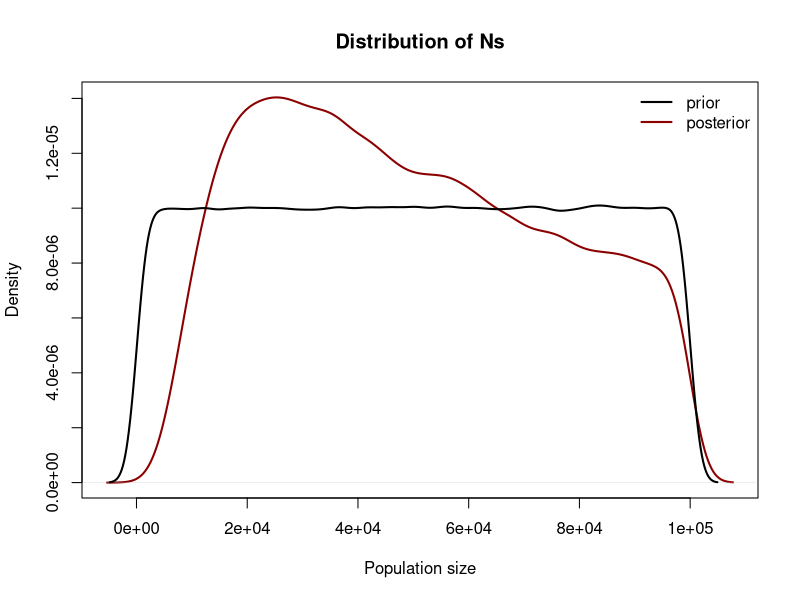
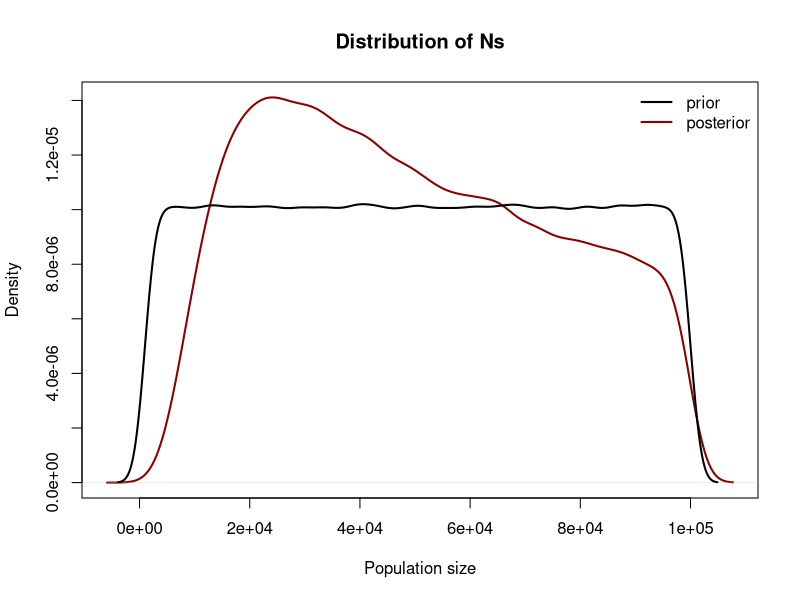
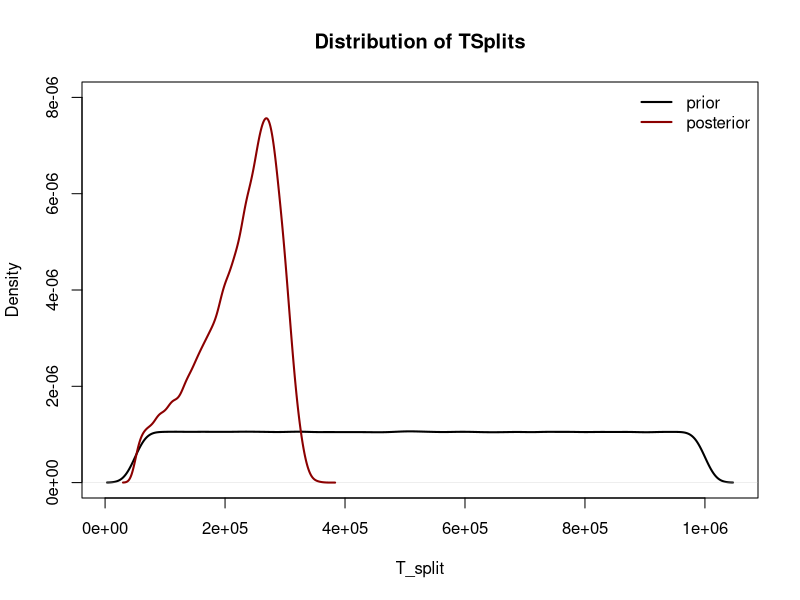
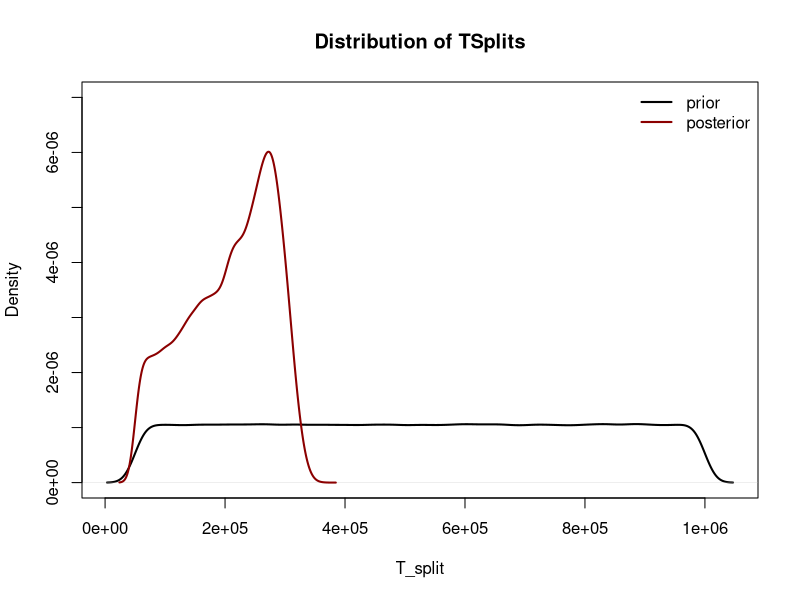
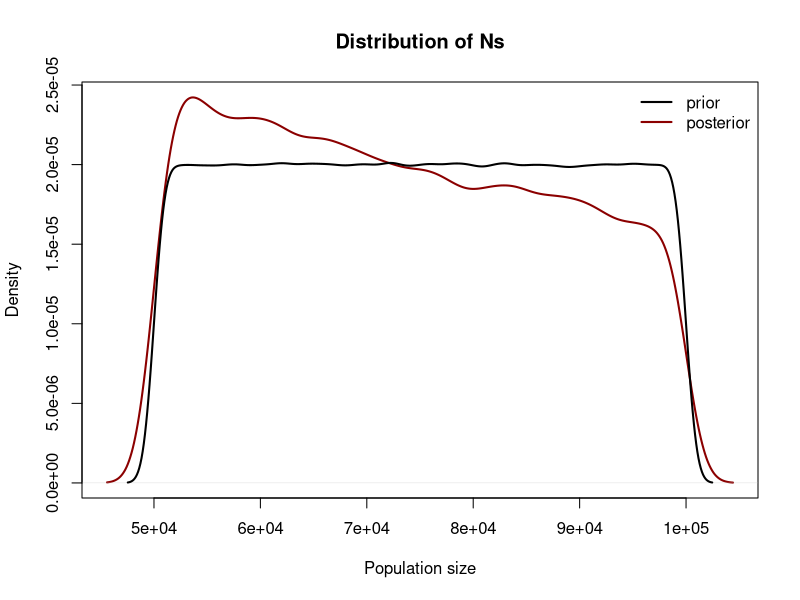

Generate these figures, in order, with R:
## ---- chunk 1

generate_snp_counts <- function(reps = 1e6, min_n = 100, max_n = 100000, mu = 1e-8, 
                                bps = 100000, autosome = F, observed_snps = 50) {
  
  # Part A: Draw Ns from distribution --------
  if(!autosome) {
    N <- runif(reps, min_n, max_n)
  } else { # If an autosome, we are working on estimating 2N- think about this more
    N <- runif(reps, 2*min_n, 2*max_n) 
  }
  
  # Part B: For each value of N, simulate a TMRCA.
  rates <- 1/N
  coal_times <- rexp(reps, rates)
  net_mutation_rates <- 2*mu*bps*coal_times
  
  # Part C: For each TMRCA, add a Poisson distributed number of mutations
  num_snps <- rpois(reps, net_mutation_rates)
  lineages <- cbind(N, coal_times, num_snps)
  
  # Part D: d) We now need to decide which of the million draws from the priors to accept 
             # i.e. which are "close enough". Here, close enough is defined as 45 - 55
  accept <- subset(lineages, lineages[,3] >= 0.9*observed_snps & lineages[,3] <= 1.1*observed_snps)
  
  # Return
  return(list("all" = data.frame(lineages), "accepted" = data.frame(accept)))
}
## ---- chunk 2
reps <- 1e6
min <- 100; max <- 100000
mu <- 1e-8
bps <- 100000

q1_full <- generate_snp_counts(reps = reps, min_n = min, max_n = max, mu = mu, bps = bps, 
                               autosome = F, observed_snps = 50)
q1_prior <- q1_full$all
q1_posterior <- q1_full$accepted
## ---- chunk 3
# Make sure the prior was set up well ---------
# N should be distributed between 100 and 100000
min(q1_prior$N); max(q1_prior$N)
# mean of uniform = (min+max)/2
mean(q1_prior$N); (min+max)/2

# Mean of coal_time should be mean of N- not sure this is also expected SD since it's 
# sampling from a range
mean(q1_prior$coal_times); sd(q1_prior$coal_times)

# Mean number of SNPs should be equal to 2*N*mu*bps
mean(q1_prior$num_snps); mean(2*mu*q1_prior$N*bps)



# Make sure that we accepted the right things -------
# Should be between 45 and 55-
min(q1_posterior$num_snps); max(q1_posterior$num_snps)

# Percent of rows we accepted-
nrow(q1_posterior)/nrow(q1_prior)
## ---- chunk 4
combined_density_plot <- function(xx) {
  all <- xx$all
  accepts <- xx$accepted
  
  plot(density(accepts[,"N"]), main = "Distribution of Ns", xlab = "Population size", 
       col = "darkred", lwd = 2)
  lines(density(all[,"N"]), lwd = 2)
  legend("topright", lty = 1, col = c("black", "darkred"), legend = c("prior", "posterior"), 
       bty = "n", lwd = 2)
}

## ---- chunk 5
combined_density_plot(q1_full)
## ---- chunk 6
# Metrics on accepted Ns
mean(q1_posterior$N)
median(q1_posterior$N)
quantile(q1_posterior$N, c(0.025, 0.975))
## ---- chunk 7
reps <- 1e6
min <- 1000; max <- 100000
mu <- 1e-8
bps <- 100000

q6_full <- generate_snp_counts(reps = reps, min_n = min, max_n = max, mu = mu, bps = bps, 
                               autosome = F, observed_snps = 50)

q6_prior <- q6_full$all
q6_posterior <- q6_full$accepted
## ---- chunk 8
# Make sure the prior was set up well ---------
# N should be distributed between 1000 and 100000
min(q6_prior$N); max(q6_prior$N)
# mean of uniform = (min+max)/2
mean(q6_prior$N); (min+max)/2

# Mean of coal_time should be mean of N- not sure this is also expected SD since it's sampling 
# from a range
mean(q6_prior$coal_times); sd(q6_prior$coal_times)

# Mean number of SNPs should be equal to 2*N*mu*bps
mean(q6_prior$num_snps); mean(2*mu*q6_prior$N*bps)


# Make sure that we accepted the right things -------
# Should be between 45 and 55-
min(q6_posterior$num_snps); max(q6_posterior$num_snps)

# Percent of rows we accepted-
nrow(q6_posterior)/nrow(q6_prior)
## ---- chunk 9
combined_density_plot(q6_full)
## ---- chunk 10
# Metrics on accepted Ns
mean(q6_posterior$N)
median(q6_posterior$N)
quantile(q6_posterior$N, c(0.025, 0.975))
## ---- chunk 11
reps <- 1e6
min <- 50000
max <- 1000000
t_splits <- runif(reps, min, max)
## ---- chunk 12
N_anc <- 100000
rate <- 1/(N_anc) # Only 1 Y chromosome in males...
coal_times_pre_split <- rexp(reps, rate)

length(coal_times_pre_split) == length(t_splits)

net_coal_times <- coal_times_pre_split + t_splits
## ---- chunk 13
mu <- 1e-8
bps <- 100000
net_mutation_rates <- 2*mu*net_coal_times*bps
num_snps <- rpois(reps, net_mutation_rates)

q2_3_lineages <- data.frame(cbind(t_splits, net_coal_times, num_snps))

# Sanity check: confirm that all net_coal_times - t_splits == coal_times_pre_split
ttt <- round(q2_3_lineages$net_coal_times-q2_3_lineages$t_splits)
all(ttt == round(coal_times_pre_split))
rm(ttt)
## ---- chunk 14
# Subset to q2_3_lineages that have between 550 and 650 SNPs
q2_3_accepts <- subset(q2_3_lineages, q2_3_lineages$num_snps > 549 & q2_3_lineages$num_snps < 651)
## ---- chunk 15
plot(density(q2_3_lineages$t_splits), ylim = c(0, 0.000008), lwd = 2, xlab = "T_split", 
     main = "Distribution of TSplits")
lines(density(q2_3_accepts$t_splits), lwd = 2, col = "darkred")
legend("topright", lty = 1, col = c("black", "darkred"), legend = c("prior", "posterior"), 
       bty = "n", lwd = 2)
## ---- chunk 16
mean(q2_3_accepts$t_splits)
median(q2_3_accepts$t_splits)
## ---- chunk 17
quantile(q2_3_accepts[,1], probs = c(0.025, 0.975))
## ---- chunk 18
reps <- 1e6
min <- 50000
max <- 1000000
t_splits <- runif(reps, min, max)

N_anc <- runif(reps, min = 1000, max = 1000000) # This is different from above
rates <- 1/(N_anc) # Only 1 Y chromosome in males...
coal_times_pre_split <- rexp(reps, rates)

length(coal_times_pre_split) == length(t_splits)

coal_times <- coal_times_pre_split + t_splits

mu <- 1e-8
bps <- 100000
net_mutation_rates <- 2*mu*coal_times*bps
num_snps <- rpois(reps, net_mutation_rates)

q2_8_lineages <- data.frame(cbind(t_splits, coal_times, num_snps))
q2_8_accepts <- subset(q2_8_lineages, q2_8_lineages$num_snps > 549 & q2_8_lineages$num_snps < 651)

plot(density(q2_8_lineages$t_splits), ylim = c(0, 0.000007), lwd = 2, xlab = "T_split", 
     main = "Distribution of TSplits")
lines(density(q2_8_accepts$t_splits), lwd = 2, col = "darkred")
legend("topright", lty = 1, col = c("black", "darkred"), legend = c("prior", "posterior"), 
       bty = "n", lwd = 2)

## ---- chunk 19
print("mean of TSplit when N known"); mean(q2_3_accepts$t_splits)
print("median of TSplit when N known"); median(q2_3_accepts$t_splits)
print("95CI of TSplit when N known"); quantile(q2_3_accepts$t_splits, probs = c(0.025, 0.975))
## ---- chunk 20
print("mean of TSplit when N unknown"); mean(q2_8_accepts$t_splits)
print("median of TSplit when N unknown"); median(q2_8_accepts$t_splits)
print("95CI of TSplit when N known"); quantile(q2_8_accepts$t_splits, probs = c(0.025, 0.975))
## ---- chunk 21
# Draw Ns from distribution --------
reps <- 1e6
min <- 50000; max <- 100000
mu <- 1e-8
bps <- 100000

awful_full <- generate_snp_counts(reps = reps, min_n = min, max_n = max, mu = mu, bps = bps, 
                               autosome = F, observed_snps = 50)

awful_prior <- awful_full$all
awful_posterior <- awful_full$accepted

combined_density_plot(awful_full)
